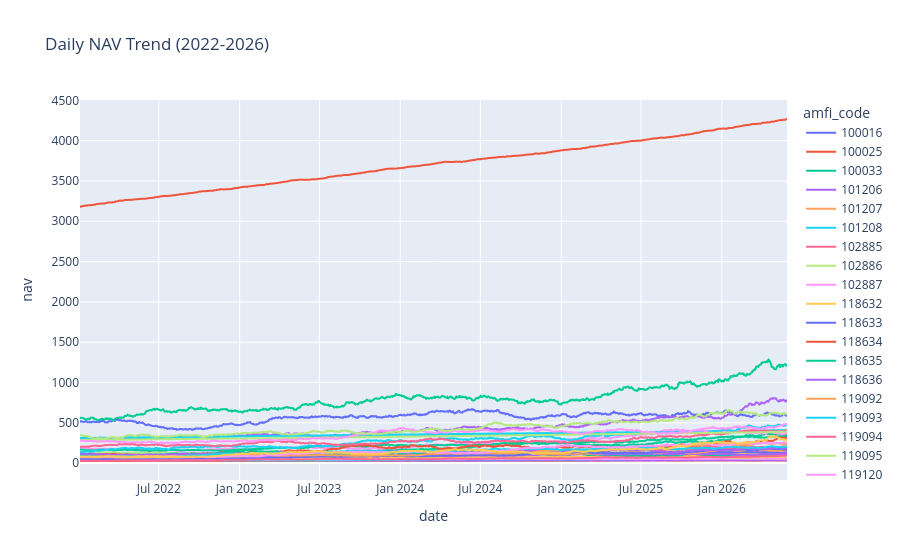

Here is the notebook cell this chart was saved with:
### Code cell
import plotly.express as px

nav["date"] = pd.to_datetime(nav["date"])

fig = px.line(
    nav,
    x="date",
    y="nav",
    color="amfi_code",
    title="Daily NAV Trend (2022-2026)"
)

fig.show()

### Figure 1 — Plotly figure (JSON) as saved in the notebook; plotly's stock layout.template omitted (floating-point values rounded to 4 significant figures; data arrays with more than 128 entries replaced by an {"elided": "..."} marker saying what was removed)
{"data": [{"hovertemplate": "amfi_code=100016<br>date=%{x}<br>nav=%{y}<extra></extra>", "legendgroup": "100016", "line": {"color": "#636efa", "dash": "solid"}, "marker": {"symbol": "circle"}, "mode": "lines", "name": "100016", "showlegend": true, "type": "scattergl", "x": {"elided": "1150 str values"}, "xaxis": "x", "y": {"elided": "1150 float values"}, "yaxis": "y"}, {"hovertemplate": "amfi_code=100025<br>date=%{x}<br>nav=%{y}<extra></extra>", "legendgroup": "100025", "line": {"color": "#EF553B", "dash": "solid"}, "marker": {"symbol": "circle"}, "mode": "lines", "name": "100025", "showlegend": true, "type": "scattergl", "x": {"elided": "1150 str values"}, "xaxis": "x", "y": {"elided": "1150 float values"}, "yaxis": "y"}, {"hovertemplate": "amfi_code=100033<br>date=%{x}<br>nav=%{y}<extra></extra>", "legendgroup": "100033", "line": {"color": "#00cc96", "dash": "solid"}, "marker": {"symbol": "circle"}, "mode": "lines", "name": "100033", "showlegend": true, "type": "scattergl", "x": {"elided": "1150 str values"}, "xaxis": "x", "y": {"elided": "1150 float values"}, "yaxis": "y"}, {"hovertemplate": "amfi_code=101206<br>date=%{x}<br>nav=%{y}<extra></extra>", "legendgroup": "101206", "line": {"color": "#ab63fa", "dash": "solid"}, "marker": {"symbol": "circle"}, "mode": "lines", "name": "101206", "showlegend": true, "type": "scattergl", "x": {"elided": "1150 str values"}, "xaxis": "x", "y": {"elided": "1150 float values"}, "yaxis": "y"}, {"hovertemplate": "amfi_code=101207<br>date=%{x}<br>nav=%{y}<extra></extra>", "legendgroup": "101207", "line": {"color": "#FFA15A", "dash": "solid"}, "marker": {"symbol": "circle"}, "mode": "lines", "name": "101207", "showlegend": true, "type": "scattergl", "x": {"elided": "1150 str values"}, "xaxis": "x", "y": {"elided": "1150 float values"}, "yaxis": "y"}, {"hovertemplate": "amfi_code=101208<br>date=%{x}<br>nav=%{y}<extra></extra>", "legendgroup": "101208", "line": {"color": "#19d3f3", "dash": "solid"}, "marker": {"symbol": "circle"}, "mode": "lines", "name": "101208", "showlegend": true, "type": "scattergl", "x": {"elided": "1150 str values"}, "xaxis": "x", "y": {"elided": "1150 float values"}, "yaxis": "y"}, {"hovertemplate": "amfi_code=102885<br>date=%{x}<br>nav=%{y}<extra></extra>", "legendgroup": "102885", "line": {"color": "#FF6692", "dash": "solid"}, "marker": {"symbol": "circle"}, "mode": "lines", "name": "102885", "showlegend": true, "type": "scattergl", "x": {"elided": "1150 str values"}, "xaxis": "x", "y": {"elided": "1150 float values"}, "yaxis": "y"}, {"hovertemplate": "amfi_code=102886<br>date=%{x}<br>nav=%{y}<extra></extra>", "legendgroup": "102886", "line": {"color": "#B6E880", "dash": "solid"}, "marker": {"symbol": "circle"}, "mode": "lines", "name": "102886", "showlegend": true, "type": "scattergl", "x": {"elided": "1150 str values"}, "xaxis": "x", "y": {"elided": "1150 float values"}, "yaxis": "y"}, {"hovertemplate": "amfi_code=102887<br>date=%{x}<br>nav=%{y}<extra></extra>", "legendgroup": "102887", "line": {"color": "#FF97FF", "dash": "solid"}, "marker": {"symbol": "circle"}, "mode": "lines", "name": "102887", "showlegend": true, "type": "scattergl", "x": {"elided": "1150 str values"}, "xaxis": "x", "y": {"elided": "1150 float values"}, "yaxis": "y"}, {"hovertemplate": "amfi_code=118632<br>date=%{x}<br>nav=%{y}<extra></extra>", "legendgroup": "118632", "line": {"color": "#FECB52", "dash": "solid"}, "marker": {"symbol": "circle"}, "mode": "lines", "name": "118632", "showlegend": true, "type": "scattergl", "x": {"elided": "1150 str values"}, "xaxis": "x", "y": {"elided": "1150 float values"}, "yaxis": "y"}, {"hovertemplate": "amfi_code=118633<br>date=%{x}<br>nav=%{y}<extra></extra>", "legendgroup": "118633", "line": {"color": "#636efa", "dash": "solid"}, "marker": {"symbol": "circle"}, "mode": "lines", "name": "118633", "showlegend": true, "type": "scattergl", "x": {"elided": "1150 str values"}, "xaxis": "x", "y": {"elided": "1150 float values"}, "yaxis": "y"}, {"hovertemplate": "amfi_code=118634<br>date=%{x}<br>nav=%{y}<extra></extra>", "legendgroup": "118634", "line": {"color": "#EF553B", "dash": "solid"}, "marker": {"symbol": "circle"}, "mode": "lines", "name": "118634", "showlegend": true, "type": "scattergl", "x": {"elided": "1150 str values"}, "xaxis": "x", "y": {"elided": "1150 float values"}, "yaxis": "y"}, {"hovertemplate": "amfi_code=118635<br>date=%{x}<br>nav=%{y}<extra></extra>", "legendgroup": "118635", "line": {"color": "#00cc96", "dash": "solid"}, "marker": {"symbol": "circle"}, "mode": "lines", "name": "118635", "showlegend": true, "type": "scattergl", "x": {"elided": "1150 str values"}, "xaxis": "x", "y": {"elided": "1150 float values"}, "yaxis": "y"}, {"hovertemplate": "amfi_code=118636<br>date=%{x}<br>nav=%{y}<extra></extra>", "legendgroup": "118636", "line": {"color": "#ab63fa", "dash": "solid"}, "marker": {"symbol": "circle"}, "mode": "lines", "name": "118636", "showlegend": true, "type": "scattergl", "x": {"elided": "1150 str values"}, "xaxis": "x", "y": {"elided": "1150 float values"}, "yaxis": "y"}, {"hovertemplate": "amfi_code=119092<br>date=%{x}<br>nav=%{y}<extra></extra>", "legendgroup": "119092", "line": {"color": "#FFA15A", "dash": "solid"}, "marker": {"symbol": "circle"}, "mode": "lines", "name": "119092", "showlegend": true, "type": "scattergl", "x": {"elided": "1150 str values"}, "xaxis": "x", "y": {"elided": "1150 float values"}, "yaxis": "y"}, {"hovertemplate": "amfi_code=119093<br>date=%{x}<br>nav=%{y}<extra></extra>", "legendgroup": "119093", "line": {"color": "#19d3f3", "dash": "solid"}, "marker": {"symbol": "circle"}, "mode": "lines", "name": "119093", "showlegend": true, "type": "scattergl", "x": {"elided": "1150 str values"}, "xaxis": "x", "y": {"elided": "1150 float values"}, "yaxis": "y"}, {"hovertemplate": "amfi_code=119094<br>date=%{x}<br>nav=%{y}<extra></extra>", "legendgroup": "119094", "line": {"color": "#FF6692", "dash": "solid"}, "marker": {"symbol": "circle"}, "mode": "lines", "name": "119094", "showlegend": true, "type": "scattergl", "x": {"elided": "1150 str values"}, "xaxis": "x", "y": {"elided": "1150 float values"}, "yaxis": "y"}, {"hovertemplate": "amfi_code=119095<br>date=%{x}<br>nav=%{y}<extra></extra>", "legendgroup": "119095", "line": {"color": "#B6E880", "dash": "solid"}, "marker": {"symbol": "circle"}, "mode": "lines", "name": "119095", "showlegend": true, "type": "scattergl", "x": {"elided": "1150 str values"}, "xaxis": "x", "y": {"elided": "1150 float values"}, "yaxis": "y"}, {"hovertemplate": "amfi_code=119120<br>date=%{x}<br>nav=%{y}<extra></extra>", "legendgroup": "119120", "line": {"color": "#FF97FF", "dash": "solid"}, "marker": {"symbol": "circle"}, "mode": "lines", "name": "119120", "showlegend": true, "type": "scattergl", "x": {"elided": "1150 str values"}, "xaxis": "x", "y": {"elided": "1150 float values"}, "yaxis": "y"}, {"hovertemplate": "amfi_code=119551<br>date=%{x}<br>nav=%{y}<extra></extra>", "legendgroup": "119551", "line": {"color": "#FECB52", "dash": "solid"}, "marker": {"symbol": "circle"}, "mode": "lines", "name": "119551", "showlegend": true, "type": "scattergl", "x": {"elided": "1150 str values"}, "xaxis": "x", "y": {"elided": "1150 float values"}, "yaxis": "y"}, {"hovertemplate": "amfi_code=119552<br>date=%{x}<br>nav=%{y}<extra></extra>", "legendgroup": "119552", "line": {"color": "#636efa", "dash": "solid"}, "marker": {"symbol": "circle"}, "mode": "lines", "name": "119552", "showlegend": true, "type": "scattergl", "x": {"elided": "1150 str values"}, "xaxis": "x", "y": {"elided": "1150 float values"}, "yaxis": "y"}, {"hovertemplate": "amfi_code=119598<br>date=%{x}<br>nav=%{y}<extra></extra>", "legendgroup": "119598", "line": {"color": "#EF553B", "dash": "solid"}, "marker": {"symbol": "circle"}, "mode": "lines", "name": "119598", "showlegend": true, "type": "scattergl", "x": {"elided": "1150 str values"}, "xaxis": "x", "y": {"elided": "1150 float values"}, "yaxis": "y"}, {"hovertemplate": "amfi_code=119599<br>date=%{x}<br>nav=%{y}<extra></extra>", "legendgroup": "119599", "line": {"color": "#00cc96", "dash": "solid"}, "marker": {"symbol": "circle"}, "mode": "lines", "name": "119599", "showlegend": true, "type": "scattergl", "x": {"elided": "1150 str values"}, "xaxis": "x", "y": {"elided": "1150 float values"}, "yaxis": "y"}, {"hovertemplate": "amfi_code=120503<br>date=%{x}<br>nav=%{y}<extra></extra>", "legendgroup": "120503", "line": {"color": "#ab63fa", "dash": "solid"}, "marker": {"symbol": "circle"}, "mode": "lines", "name": "120503", "showlegend": true, "type": "scattergl", "x": {"elided": "1150 str values"}, "xaxis": "x", "y": {"elided": "1150 float values"}, "yaxis": "y"}, {"hovertemplate": "amfi_code=120504<br>date=%{x}<br>nav=%{y}<extra></extra>", "legendgroup": "120504", "line": {"color": "#FFA15A", "dash": "solid"}, "marker": {"symbol": "circle"}, "mode": "lines", "name": "120504", "showlegend": true, "type": "scattergl", "x": {"elided": "1150 str values"}, "xaxis": "x", "y": {"elided": "1150 float values"}, "yaxis": "y"}, {"hovertemplate": "amfi_code=120505<br>date=%{x}<br>nav=%{y}<extra></extra>", "legendgroup": "120505", "line": {"color": "#19d3f3", "dash": "solid"}, "marker": {"symbol": "circle"}, "mode": "lines", "name": "120505", "showlegend": true, "type": "scattergl", "x": {"elided": "1150 str values"}, "xaxis": "x", "y": {"elided": "1150 float values"}, "yaxis": "y"}, {"hovertemplate": "amfi_code=120506<br>date=%{x}<br>nav=%{y}<extra></extra>", "legendgroup": "120506", "line": {"color": "#FF6692", "dash": "solid"}, "marker": {"symbol": "circle"}, "mode": "lines", "name": "120506", "showlegend": true, "type": "scattergl", "x": {"elided": "1150 str values"}, "xaxis": "x", "y": {"elided": "1150 float values"}, "yaxis": "y"}, {"hovertemplate": "amfi_code=120507<br>date=%{x}<br>nav=%{y}<extra></extra>", "legendgroup": "120507", "line": {"color": "#B6E880", "dash": "solid"}, "marker": {"symbol": "circle"}, "mode": "lines", "name": "120507", "showlegend": true, "type": "scattergl", "x": {"elided": "1150 str values"}, "xaxis": "x", "y": {"elided": "1150 float values"}, "yaxis": "y"}, {"hovertemplate": "amfi_code=120841<br>date=%{x}<br>nav=%{y}<extra></extra>", "legendgroup": "120841", "line": {"color": "#FF97FF", "dash": "solid"}, "marker": {"symbol": "circle"}, "mode": "lines", "name": "120841", "showlegend": true, "type": "scattergl", "x": {"elided": "1150 str values"}, "xaxis": "x", "y": {"elided": "1150 float values"}, "yaxis": "y"}, {"hovertemplate": "amfi_code=120842<br>date=%{x}<br>nav=%{y}<extra></extra>", "legendgroup": "120842", "line": {"color": "#FECB52", "dash": "solid"}, "marker": {"symbol": "circle"}, "mode": "lines", "name": "120842", "showlegend": true, "type": "scattergl", "x": {"elided": "1150 str values"}, "xaxis": "x", "y": {"elided": "1150 float values"}, "yaxis": "y"}, {"hovertemplate": "amfi_code=120843<br>date=%{x}<br>nav=%{y}<extra></extra>", "legendgroup": "120843", "line": {"color": "#636efa", "dash": "solid"}, "marker": {"symbol": "circle"}, "mode": "lines", "name": "120843", "showlegend": true, "type": "scattergl", "x": {"elided": "1150 str values"}, "xaxis": "x", "y": {"elided": "1150 float values"}, "yaxis": "y"}, {"hovertemplate": "amfi_code=120844<br>date=%{x}<br>nav=%{y}<extra></extra>", "legendgroup": "120844", "line": {"color": "#EF553B", "dash": "solid"}, "marker": {"symbol": "circle"}, "mode": "lines", "name": "120844", "showlegend": true, "type": "scattergl", "x": {"elided": "1150 str values"}, "xaxis": "x", "y": {"elided": "1150 float values"}, "yaxis": "y"}, {"hovertemplate": "amfi_code=125497<br>date=%{x}<br>nav=%{y}<extra></extra>", "legendgroup": "125497", "line": {"color": "#00cc96", "dash": "solid"}, "marker": {"symbol": "circle"}, "mode": "lines", "name": "125497", "showlegend": true, "type": "scattergl", "x": {"elided": "1150 str values"}, "xaxis": "x", "y": {"elided": "1150 float values"}, "yaxis": "y"}, {"hovertemplate": "amfi_code=125498<br>date=%{x}<br>nav=%{y}<extra></extra>", "legendgroup": "125498", "line": {"color": "#ab63fa", "dash": "solid"}, "marker": {"symbol": "circle"}, "mode": "lines", "name": "125498", "showlegend": true, "type": "scattergl", "x": {"elided": "1150 str values"}, "xaxis": "x", "y": {"elided": "1150 float values"}, "yaxis": "y"}, {"hovertemplate": "amfi_code=148567<br>date=%{x}<br>nav=%{y}<extra></extra>", "legendgroup": "148567", "line": {"color": "#FFA15A", "dash": "solid"}, "marker": {"symbol": "circle"}, "mode": "lines", "name": "148567", "showlegend": true, "type": "scattergl", "x": {"elided": "1150 str values"}, "xaxis": "x", "y": {"elided": "1150 float values"}, "yaxis": "y"}, {"hovertemplate": "amfi_code=148568<br>date=%{x}<br>nav=%{y}<extra></extra>", "legendgroup": "148568", "line": {"color": "#19d3f3", "dash": "solid"}, "marker": {"symbol": "circle"}, "mode": "lines", "name": "148568", "showlegend": true, "type": "scattergl", "x": {"elided": "1150 str values"}, "xaxis": "x", "y": {"elided": "1150 float values"}, "yaxis": "y"}, {"hovertemplate": "amfi_code=148569<br>date=%{x}<br>nav=%{y}<extra></extra>", "legendgroup": "148569", "line": {"color": "#FF6692", "dash": "solid"}, "marker": {"symbol": "circle"}, "mode": "lines", "name": "148569", "showlegend": true, "type": "scattergl", "x": {"elided": "1150 str values"}, "xaxis": "x", "y": {"elided": "1150 float values"}, "yaxis": "y"}, {"hovertemplate": "amfi_code=149322<br>date=%{x}<br>nav=%{y}<extra></extra>", "legendgroup": "149322", "line": {"color": "#B6E880", "dash": "solid"}, "marker": {"symbol": "circle"}, "mode": "lines", "name": "149322", "showlegend": true, "type": "scattergl", "x": {"elided": "1150 str values"}, "xaxis": "x", "y": {"elided": "1150 float values"}, "yaxis": "y"}, {"hovertemplate": "amfi_code=149323<br>date=%{x}<br>nav=%{y}<extra></extra>", "legendgroup": "149323", "line": {"color": "#FF97FF", "dash": "solid"}, "marker": {"symbol": "circle"}, "mode": "lines", "name": "149323", "showlegend": true, "type": "scattergl", "x": {"elided": "1150 str values"}, "xaxis": "x", "y": {"elided": "1150 float values"}, "yaxis": "y"}, {"hovertemplate": "amfi_code=149324<br>date=%{x}<br>nav=%{y}<extra></extra>", "legendgroup": "149324", "line": {"color": "#FECB52", "dash": "solid"}, "marker": {"symbol": "circle"}, "mode": "lines", "name": "149324", "showlegend": true, "type": "scattergl", "x": {"elided": "1150 str values"}, "xaxis": "x", "y": {"elided": "1150 float values"}, "yaxis": "y"}], "layout": {"legend": {"title": {"text": "amfi_code"}, "tracegroupgap": 0}, "title": {"text": "Daily NAV Trend (2022-2026)"}, "xaxis": {"anchor": "y", "domain": [0, 1], "title": {"text": "date"}}, "yaxis": {"anchor": "x", "domain": [0, 1], "title": {"text": "nav"}}}}
